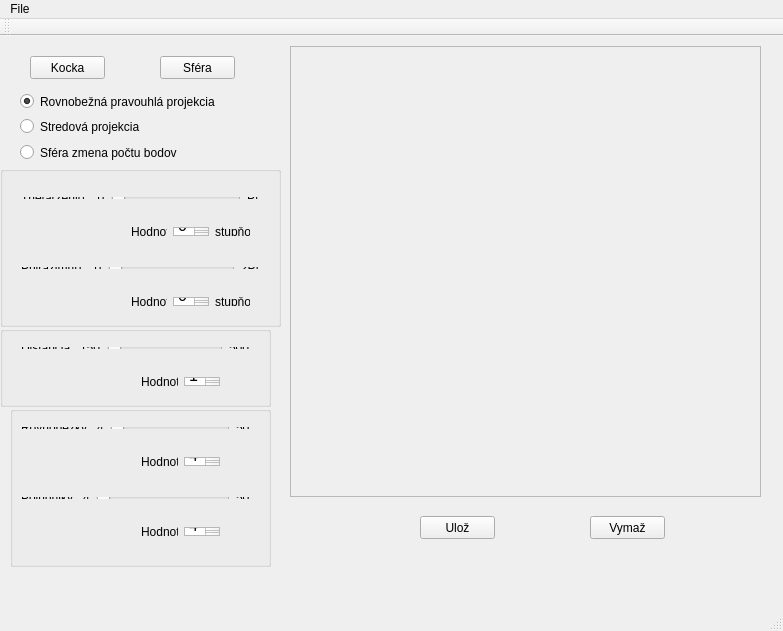
<?xml version="1.0" encoding="UTF-8"?>
<ui version="4.0">
 <class>GrafikaClass</class>
 <widget class="QMainWindow" name="GrafikaClass">
  <property name="geometry">
   <rect>
    <x>0</x>
    <y>0</y>
    <width>783</width>
    <height>631</height>
   </rect>
  </property>
  <property name="windowTitle">
   <string>Grafika</string>
  </property>
  <widget class="QWidget" name="centralWidget">
   <widget class="QScrollArea" name="scrollArea">
    <property name="geometry">
     <rect>
      <x>290</x>
      <y>10</y>
      <width>471</width>
      <height>451</height>
     </rect>
    </property>
    <property name="widgetResizable">
     <bool>true</bool>
    </property>
    <widget class="QWidget" name="scrollAreaWidgetContents">
     <property name="geometry">
      <rect>
       <x>0</x>
       <y>0</y>
       <width>469</width>
       <height>449</height>
      </rect>
     </property>
    </widget>
   </widget>
   <widget class="QRadioButton" name="stredova">
    <property name="geometry">
     <rect>
      <x>20</x>
      <y>80</y>
      <width>181</width>
      <height>21</height>
     </rect>
    </property>
    <property name="text">
     <string>Stredová projekcia</string>
    </property>
   </widget>
   <widget class="QRadioButton" name="rovnobezna">
    <property name="geometry">
     <rect>
      <x>20</x>
      <y>50</y>
      <width>201</width>
      <height>31</height>
     </rect>
    </property>
    <property name="text">
     <string>Rovnobežná pravouhlá projekcia</string>
    </property>
    <property name="checked">
     <bool>true</bool>
    </property>
   </widget>
   <widget class="QPushButton" name="kocka">
    <property name="geometry">
     <rect>
      <x>30</x>
      <y>20</y>
      <width>75</width>
      <height>23</height>
     </rect>
    </property>
    <property name="text">
     <string>Kocka</string>
    </property>
   </widget>
   <widget class="QPushButton" name="sfera">
    <property name="geometry">
     <rect>
      <x>160</x>
      <y>20</y>
      <width>75</width>
      <height>23</height>
     </rect>
    </property>
    <property name="text">
     <string>Sféra</string>
    </property>
   </widget>
   <widget class="QPushButton" name="vymaz">
    <property name="geometry">
     <rect>
      <x>590</x>
      <y>480</y>
      <width>75</width>
      <height>23</height>
     </rect>
    </property>
    <property name="text">
     <string>Vymaž</string>
    </property>
   </widget>
   <widget class="QGroupBox" name="uhly">
    <property name="geometry">
     <rect>
      <x>0</x>
      <y>130</y>
      <width>281</width>
      <height>161</height>
     </rect>
    </property>
    <property name="title">
     <string/>
    </property>
    <widget class="QWidget" name="layoutWidget">
     <property name="geometry">
      <rect>
       <x>10</x>
       <y>20</y>
       <width>261</width>
       <height>24</height>
      </rect>
     </property>
     <layout class="QHBoxLayout" name="horizontalLayout_4">
      <item>
       <widget class="QLabel" name="label_5">
        <property name="text">
         <string>Theta(zenit)</string>
        </property>
       </widget>
      </item>
      <item>
       <widget class="QLabel" name="label_2">
        <property name="text">
         <string>  0</string>
        </property>
       </widget>
      </item>
      <item>
       <widget class="QSlider" name="tetha">
        <property name="maximum">
         <number>180</number>
        </property>
        <property name="singleStep">
         <number>1</number>
        </property>
        <property name="pageStep">
         <number>1</number>
        </property>
        <property name="orientation">
         <enum>Qt::Horizontal</enum>
        </property>
       </widget>
      </item>
      <item>
       <widget class="QLabel" name="label">
        <property name="text">
         <string>Pí</string>
        </property>
       </widget>
      </item>
     </layout>
    </widget>
    <widget class="QWidget" name="layoutWidget">
     <property name="geometry">
      <rect>
       <x>120</x>
       <y>50</y>
       <width>141</width>
       <height>31</height>
      </rect>
     </property>
     <layout class="QHBoxLayout" name="horizontalLayout">
      <item>
       <widget class="QLabel" name="label_7">
        <property name="text">
         <string>Hodnota:</string>
        </property>
       </widget>
      </item>
      <item>
       <widget class="QTextEdit" name="textEdit">
        <property name="readOnly">
         <bool>true</bool>
        </property>
        <property name="html">
         <string>&lt;!DOCTYPE HTML PUBLIC &quot;-//W3C//DTD HTML 4.0//EN&quot; &quot;http://www.w3.org/TR/REC-html40/strict.dtd&quot;&gt;
&lt;html&gt;&lt;head&gt;&lt;meta name=&quot;qrichtext&quot; content=&quot;1&quot; /&gt;&lt;style type=&quot;text/css&quot;&gt;
p, li { white-space: pre-wrap; }
&lt;/style&gt;&lt;/head&gt;&lt;body style=&quot; font-family:'MS Shell Dlg 2'; font-size:8.25pt; font-weight:400; font-style:normal;&quot;&gt;
&lt;p style=&quot; margin-top:0px; margin-bottom:0px; margin-left:0px; margin-right:0px; -qt-block-indent:0; text-indent:0px;&quot;&gt;&lt;span style=&quot; font-size:12pt;&quot;&gt;0&lt;/span&gt;&lt;/p&gt;&lt;/body&gt;&lt;/html&gt;</string>
        </property>
       </widget>
      </item>
      <item>
       <widget class="QLabel" name="label_9">
        <property name="text">
         <string>stupňov</string>
        </property>
       </widget>
      </item>
     </layout>
    </widget>
    <widget class="QWidget" name="layoutWidget">
     <property name="geometry">
      <rect>
       <x>10</x>
       <y>90</y>
       <width>261</width>
       <height>24</height>
      </rect>
     </property>
     <layout class="QHBoxLayout" name="horizontalLayout_3">
      <item>
       <widget class="QLabel" name="label_6">
        <property name="text">
         <string>Phi(azimut)</string>
        </property>
       </widget>
      </item>
      <item>
       <widget class="QLabel" name="label_4">
        <property name="text">
         <string>  0</string>
        </property>
       </widget>
      </item>
      <item>
       <widget class="QSlider" name="fi">
        <property name="maximum">
         <number>360</number>
        </property>
        <property name="singleStep">
         <number>1</number>
        </property>
        <property name="orientation">
         <enum>Qt::Horizontal</enum>
        </property>
       </widget>
      </item>
      <item>
       <widget class="QLabel" name="label_3">
        <property name="text">
         <string>2Pí</string>
        </property>
       </widget>
      </item>
     </layout>
    </widget>
    <widget class="QWidget" name="layoutWidget">
     <property name="geometry">
      <rect>
       <x>120</x>
       <y>120</y>
       <width>141</width>
       <height>31</height>
      </rect>
     </property>
     <layout class="QHBoxLayout" name="horizontalLayout_2">
      <item>
       <widget class="QLabel" name="label_8">
        <property name="text">
         <string>Hodnota:</string>
        </property>
       </widget>
      </item>
      <item>
       <widget class="QTextEdit" name="textEdit_2">
        <property name="readOnly">
         <bool>true</bool>
        </property>
        <property name="html">
         <string>&lt;!DOCTYPE HTML PUBLIC &quot;-//W3C//DTD HTML 4.0//EN&quot; &quot;http://www.w3.org/TR/REC-html40/strict.dtd&quot;&gt;
&lt;html&gt;&lt;head&gt;&lt;meta name=&quot;qrichtext&quot; content=&quot;1&quot; /&gt;&lt;style type=&quot;text/css&quot;&gt;
p, li { white-space: pre-wrap; }
&lt;/style&gt;&lt;/head&gt;&lt;body style=&quot; font-family:'MS Shell Dlg 2'; font-size:8.25pt; font-weight:400; font-style:normal;&quot;&gt;
&lt;p style=&quot; margin-top:0px; margin-bottom:0px; margin-left:0px; margin-right:0px; -qt-block-indent:0; text-indent:0px;&quot;&gt;&lt;span style=&quot; font-size:12pt;&quot;&gt;0&lt;/span&gt;&lt;/p&gt;&lt;/body&gt;&lt;/html&gt;</string>
        </property>
       </widget>
      </item>
      <item>
       <widget class="QLabel" name="label_10">
        <property name="text">
         <string>stupňov</string>
        </property>
       </widget>
      </item>
     </layout>
    </widget>
   </widget>
   <widget class="QGroupBox" name="dist">
    <property name="geometry">
     <rect>
      <x>0</x>
      <y>290</y>
      <width>271</width>
      <height>81</height>
     </rect>
    </property>
    <property name="title">
     <string/>
    </property>
    <widget class="QWidget" name="layoutWidget">
     <property name="geometry">
      <rect>
       <x>10</x>
       <y>10</y>
       <width>251</width>
       <height>24</height>
      </rect>
     </property>
     <layout class="QHBoxLayout" name="horizontalLayout_5">
      <item>
       <widget class="QLabel" name="label_11">
        <property name="text">
         <string>Dištancia:</string>
        </property>
       </widget>
      </item>
      <item>
       <widget class="QLabel" name="label_12">
        <property name="text">
         <string>150</string>
        </property>
       </widget>
      </item>
      <item>
       <widget class="QSlider" name="distancia">
        <property name="minimum">
         <number>150</number>
        </property>
        <property name="maximum">
         <number>500</number>
        </property>
        <property name="value">
         <number>150</number>
        </property>
        <property name="orientation">
         <enum>Qt::Horizontal</enum>
        </property>
       </widget>
      </item>
      <item>
       <widget class="QLabel" name="label_13">
        <property name="text">
         <string>500</string>
        </property>
       </widget>
      </item>
     </layout>
    </widget>
    <widget class="QWidget" name="layoutWidget">
     <property name="geometry">
      <rect>
       <x>130</x>
       <y>40</y>
       <width>101</width>
       <height>31</height>
      </rect>
     </property>
     <layout class="QHBoxLayout" name="horizontalLayout_6">
      <item>
       <widget class="QLabel" name="label_14">
        <property name="text">
         <string>Hodnota:</string>
        </property>
       </widget>
      </item>
      <item>
       <widget class="QTextEdit" name="textEdit_3">
        <property name="readOnly">
         <bool>true</bool>
        </property>
        <property name="html">
         <string>&lt;!DOCTYPE HTML PUBLIC &quot;-//W3C//DTD HTML 4.0//EN&quot; &quot;http://www.w3.org/TR/REC-html40/strict.dtd&quot;&gt;
&lt;html&gt;&lt;head&gt;&lt;meta name=&quot;qrichtext&quot; content=&quot;1&quot; /&gt;&lt;style type=&quot;text/css&quot;&gt;
p, li { white-space: pre-wrap; }
&lt;/style&gt;&lt;/head&gt;&lt;body style=&quot; font-family:'MS Shell Dlg 2'; font-size:8.25pt; font-weight:400; font-style:normal;&quot;&gt;
&lt;p style=&quot; margin-top:0px; margin-bottom:0px; margin-left:0px; margin-right:0px; -qt-block-indent:0; text-indent:0px;&quot;&gt;&lt;span style=&quot; font-size:12pt;&quot;&gt;150&lt;/span&gt;&lt;/p&gt;&lt;/body&gt;&lt;/html&gt;</string>
        </property>
       </widget>
      </item>
     </layout>
    </widget>
   </widget>
   <widget class="QPushButton" name="uloz">
    <property name="geometry">
     <rect>
      <x>420</x>
      <y>480</y>
      <width>75</width>
      <height>23</height>
     </rect>
    </property>
    <property name="text">
     <string>Ulož</string>
    </property>
   </widget>
   <widget class="QGroupBox" name="sfera_2">
    <property name="geometry">
     <rect>
      <x>10</x>
      <y>370</y>
      <width>261</width>
      <height>161</height>
     </rect>
    </property>
    <property name="title">
     <string/>
    </property>
    <widget class="QWidget" name="layoutWidget_2">
     <property name="geometry">
      <rect>
       <x>0</x>
       <y>10</y>
       <width>251</width>
       <height>24</height>
      </rect>
     </property>
     <layout class="QHBoxLayout" name="horizontalLayout_7">
      <item>
       <widget class="QLabel" name="label_15">
        <property name="text">
         <string>Rovnobežky:</string>
        </property>
       </widget>
      </item>
      <item>
       <widget class="QLabel" name="label_16">
        <property name="text">
         <string>4</string>
        </property>
       </widget>
      </item>
      <item>
       <widget class="QSlider" name="rovnobezky">
        <property name="minimum">
         <number>4</number>
        </property>
        <property name="maximum">
         <number>50</number>
        </property>
        <property name="singleStep">
         <number>2</number>
        </property>
        <property name="value">
         <number>4</number>
        </property>
        <property name="orientation">
         <enum>Qt::Horizontal</enum>
        </property>
       </widget>
      </item>
      <item>
       <widget class="QLabel" name="label_17">
        <property name="text">
         <string>50</string>
        </property>
       </widget>
      </item>
     </layout>
    </widget>
    <widget class="QWidget" name="layoutWidget_3">
     <property name="geometry">
      <rect>
       <x>0</x>
       <y>80</y>
       <width>251</width>
       <height>24</height>
      </rect>
     </property>
     <layout class="QHBoxLayout" name="horizontalLayout_8">
      <item>
       <widget class="QLabel" name="label_18">
        <property name="text">
         <string>Poludniky:</string>
        </property>
       </widget>
      </item>
      <item>
       <widget class="QLabel" name="label_19">
        <property name="text">
         <string>4</string>
        </property>
       </widget>
      </item>
      <item>
       <widget class="QSlider" name="poludniky">
        <property name="minimum">
         <number>4</number>
        </property>
        <property name="maximum">
         <number>50</number>
        </property>
        <property name="singleStep">
         <number>2</number>
        </property>
        <property name="value">
         <number>4</number>
        </property>
        <property name="orientation">
         <enum>Qt::Horizontal</enum>
        </property>
       </widget>
      </item>
      <item>
       <widget class="QLabel" name="label_20">
        <property name="text">
         <string>50</string>
        </property>
       </widget>
      </item>
     </layout>
    </widget>
    <widget class="QWidget" name="layoutWidget_5">
     <property name="geometry">
      <rect>
       <x>120</x>
       <y>110</y>
       <width>101</width>
       <height>31</height>
      </rect>
     </property>
     <layout class="QHBoxLayout" name="horizontalLayout_10">
      <item>
       <widget class="QLabel" name="label_22">
        <property name="text">
         <string>Hodnota:</string>
        </property>
       </widget>
      </item>
      <item>
       <widget class="QTextEdit" name="textEdit_5">
        <property name="readOnly">
         <bool>true</bool>
        </property>
        <property name="html">
         <string>&lt;!DOCTYPE HTML PUBLIC &quot;-//W3C//DTD HTML 4.0//EN&quot; &quot;http://www.w3.org/TR/REC-html40/strict.dtd&quot;&gt;
&lt;html&gt;&lt;head&gt;&lt;meta name=&quot;qrichtext&quot; content=&quot;1&quot; /&gt;&lt;style type=&quot;text/css&quot;&gt;
p, li { white-space: pre-wrap; }
&lt;/style&gt;&lt;/head&gt;&lt;body style=&quot; font-family:'MS Shell Dlg 2'; font-size:8.25pt; font-weight:400; font-style:normal;&quot;&gt;
&lt;p style=&quot; margin-top:0px; margin-bottom:0px; margin-left:0px; margin-right:0px; -qt-block-indent:0; text-indent:0px;&quot;&gt;&lt;span style=&quot; font-size:12pt;&quot;&gt;4&lt;/span&gt;&lt;/p&gt;&lt;/body&gt;&lt;/html&gt;</string>
        </property>
       </widget>
      </item>
     </layout>
    </widget>
    <widget class="QWidget" name="layoutWidget_4">
     <property name="geometry">
      <rect>
       <x>120</x>
       <y>40</y>
       <width>101</width>
       <height>31</height>
      </rect>
     </property>
     <layout class="QHBoxLayout" name="horizontalLayout_9">
      <item>
       <widget class="QLabel" name="label_21">
        <property name="text">
         <string>Hodnota:</string>
        </property>
       </widget>
      </item>
      <item>
       <widget class="QTextEdit" name="textEdit_4">
        <property name="readOnly">
         <bool>true</bool>
        </property>
        <property name="html">
         <string>&lt;!DOCTYPE HTML PUBLIC &quot;-//W3C//DTD HTML 4.0//EN&quot; &quot;http://www.w3.org/TR/REC-html40/strict.dtd&quot;&gt;
&lt;html&gt;&lt;head&gt;&lt;meta name=&quot;qrichtext&quot; content=&quot;1&quot; /&gt;&lt;style type=&quot;text/css&quot;&gt;
p, li { white-space: pre-wrap; }
&lt;/style&gt;&lt;/head&gt;&lt;body style=&quot; font-family:'MS Shell Dlg 2'; font-size:8.25pt; font-weight:400; font-style:normal;&quot;&gt;
&lt;p style=&quot; margin-top:0px; margin-bottom:0px; margin-left:0px; margin-right:0px; -qt-block-indent:0; text-indent:0px;&quot;&gt;&lt;span style=&quot; font-size:12pt;&quot;&gt;4&lt;/span&gt;&lt;/p&gt;&lt;/body&gt;&lt;/html&gt;</string>
        </property>
       </widget>
      </item>
     </layout>
    </widget>
   </widget>
   <widget class="QRadioButton" name="zmenaSfera">
    <property name="geometry">
     <rect>
      <x>20</x>
      <y>106</y>
      <width>161</width>
      <height>21</height>
     </rect>
    </property>
    <property name="text">
     <string>Sféra zmena počtu bodov</string>
    </property>
   </widget>
  </widget>
  <widget class="QMenuBar" name="menuBar">
   <property name="geometry">
    <rect>
     <x>0</x>
     <y>0</y>
     <width>783</width>
     <height>21</height>
    </rect>
   </property>
   <widget class="QMenu" name="menuFile">
    <property name="title">
     <string>File</string>
    </property>
   </widget>
   <addaction name="menuFile"/>
  </widget>
  <widget class="QToolBar" name="mainToolBar">
   <attribute name="toolBarArea">
    <enum>TopToolBarArea</enum>
   </attribute>
   <attribute name="toolBarBreak">
    <bool>false</bool>
   </attribute>
  </widget>
  <widget class="QStatusBar" name="statusBar"/>
 </widget>
 <layoutdefault spacing="6" margin="11"/>
 <resources>
  <include location="Grafika.qrc"/>
 </resources>
 <connections/>
</ui>
